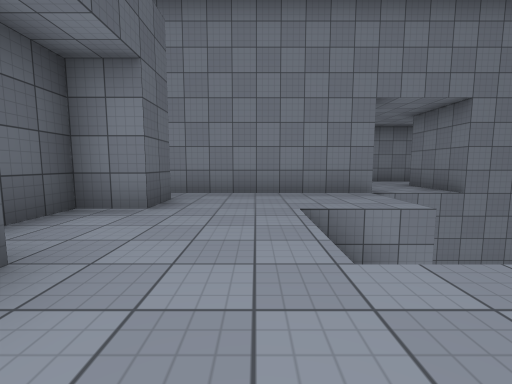
view 1 (above)

15 first-person views from a walk through a scene from a Unity 3-D project. The camera is 1.2 m above the floor, tilts 6° down and sees 90° across. The floor is counted in squares, 2 m on a side. Each view is taken from the middle of a square. On the plan, view 1 faces up. The plan holds only what a view shows up to about 9 squares ahead; the rest is blank. Surface patterns are stand-ins for the level's own textures.

view 2
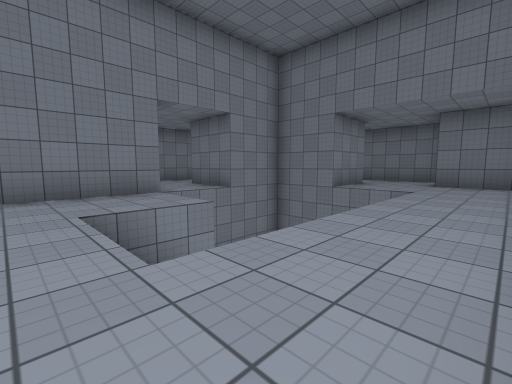

view 3
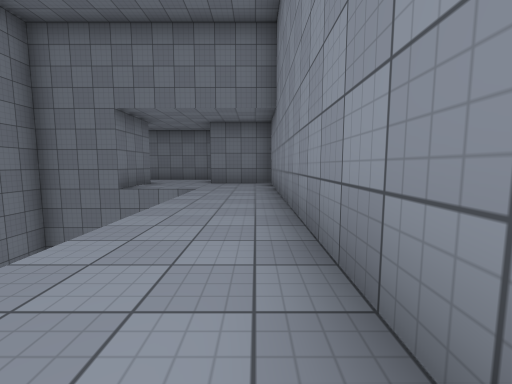

view 4
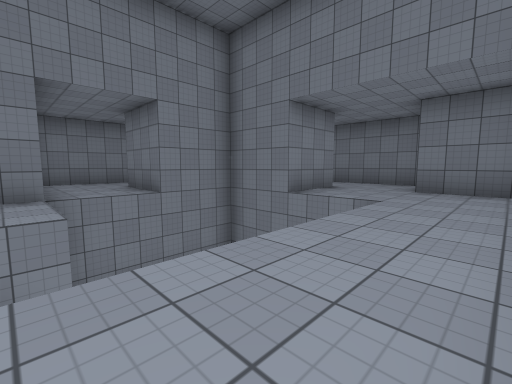

view 5
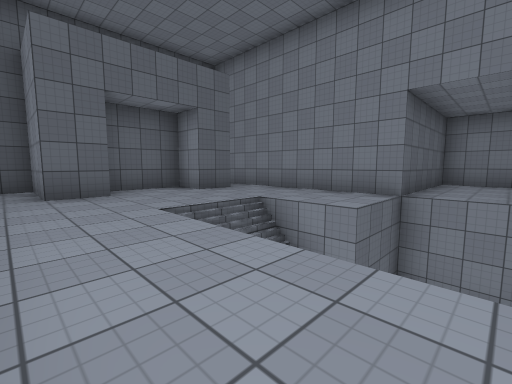

view 6
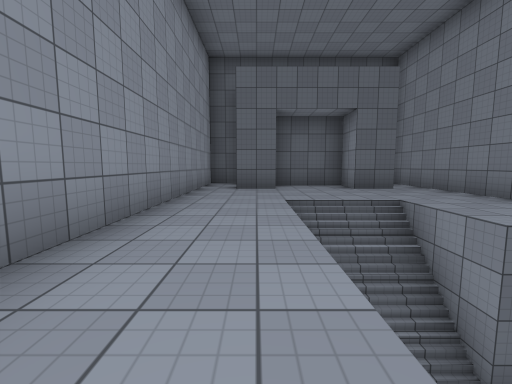

view 7
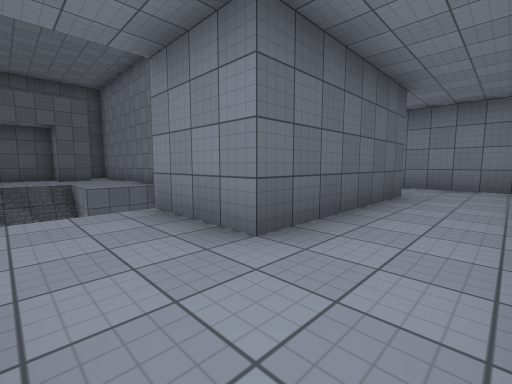

view 8
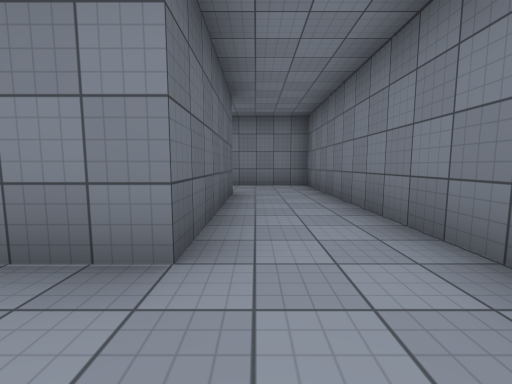

view 9
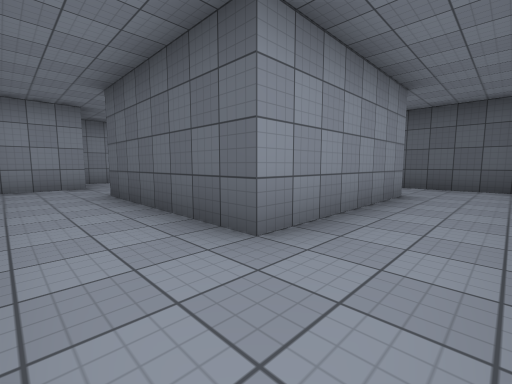

view 10
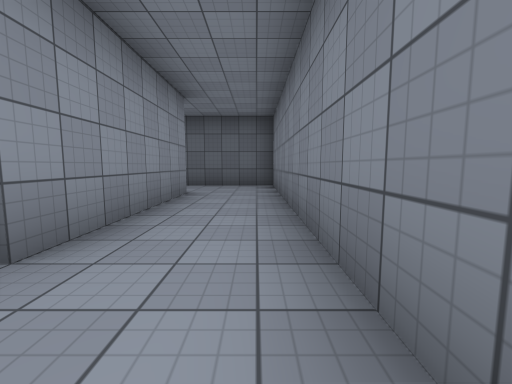

view 11
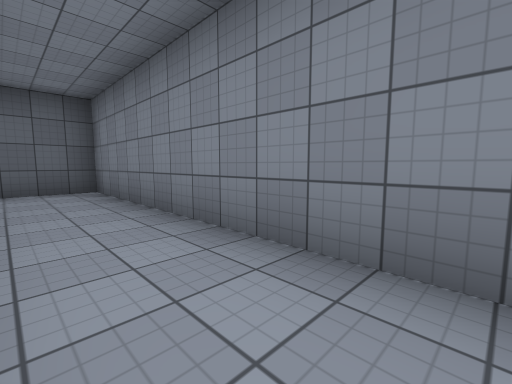

view 12
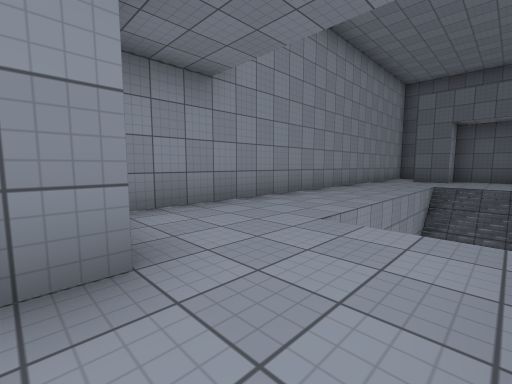

view 13
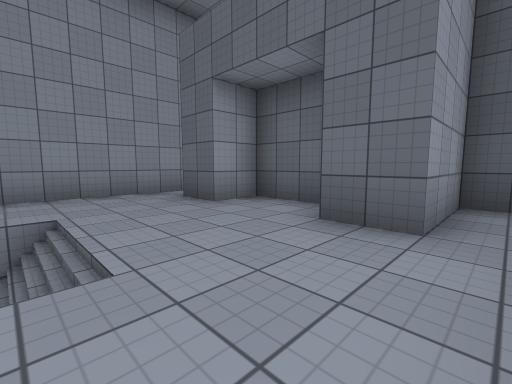

view 14
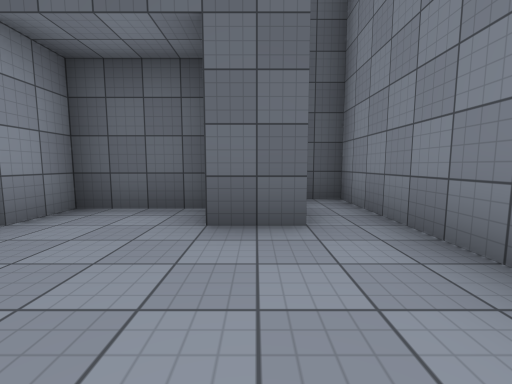

view 15
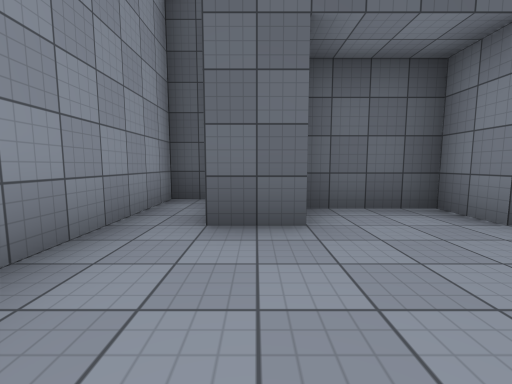

### Floor plan
Key: @ floor where view 1 was taken; # wall or solid block; . floor; / step, stairs or slope.
Columns run from 4 left of view 1 to 11 right of it. Each row starts with its distance up from view 1.
 10       ##########
  9       #........#
  8       #........#
  7       #..####..#
  6 #######..####..#
  5 #......    ##..#
  4 ###....    ##..#
  3  #...//    ....#
  2  #...//    ....#
  1 ###..........###
  0 #...@........#
 -1 ##############

Positions as (right, up) in squares from view 1, and headings:
1: (0, 0), facing up
2: (0, 0), facing up-right
3: (0, 0), facing right
4: (2, 0), facing up-right
5: (4, 0), facing up-left
6: (5, 1), facing left
7: (10, 2), facing up-left
8: (9, 2), facing up
9: (10, 9), facing down-left
10: (10, 9), facing left
11: (9, 8), facing up-left
12: (9, 3), facing down-left
13: (1, 5), facing down-left
14: (1, 4), facing left
15: (1, 1), facing left
